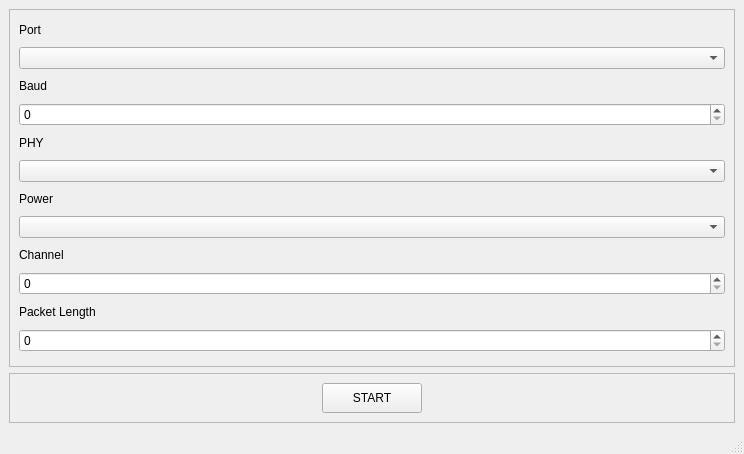
<?xml version="1.0" encoding="UTF-8"?>
<ui version="4.0">
 <class>MainWindow</class>
 <widget class="QMainWindow" name="MainWindow">
  <property name="geometry">
   <rect>
    <x>0</x>
    <y>0</y>
    <width>744</width>
    <height>454</height>
   </rect>
  </property>
  <property name="maximumSize">
   <size>
    <width>16777215</width>
    <height>720</height>
   </size>
  </property>
  <property name="windowTitle">
   <string>DTM_TX</string>
  </property>
  <property name="layoutDirection">
   <enum>Qt::LeftToRight</enum>
  </property>
  <property name="autoFillBackground">
   <bool>false</bool>
  </property>
  <widget class="QWidget" name="centralwidget">
   <layout class="QVBoxLayout" name="verticalLayout_3">
    <item>
     <widget class="QFrame" name="frame_3">
      <property name="frameShape">
       <enum>QFrame::StyledPanel</enum>
      </property>
      <property name="frameShadow">
       <enum>QFrame::Raised</enum>
      </property>
      <layout class="QVBoxLayout" name="verticalLayout">
       <item>
        <widget class="QLabel" name="label">
         <property name="maximumSize">
          <size>
           <width>16777215</width>
           <height>20</height>
          </size>
         </property>
         <property name="text">
          <string>Port</string>
         </property>
        </widget>
       </item>
       <item>
        <widget class="QComboBox" name="port_select">
         <property name="currentText">
          <string extracomment="Port"/>
         </property>
        </widget>
       </item>
       <item>
        <widget class="QLabel" name="label_2">
         <property name="maximumSize">
          <size>
           <width>16777215</width>
           <height>20</height>
          </size>
         </property>
         <property name="text">
          <string>Baud</string>
         </property>
        </widget>
       </item>
       <item>
        <widget class="QSpinBox" name="baud_rate_select">
         <property name="maximum">
          <number>10000000</number>
         </property>
        </widget>
       </item>
       <item>
        <widget class="QLabel" name="label_3">
         <property name="maximumSize">
          <size>
           <width>16777215</width>
           <height>20</height>
          </size>
         </property>
         <property name="text">
          <string>PHY</string>
         </property>
        </widget>
       </item>
       <item>
        <widget class="QComboBox" name="phy_select"/>
       </item>
       <item>
        <widget class="QLabel" name="label_4">
         <property name="maximumSize">
          <size>
           <width>16777215</width>
           <height>20</height>
          </size>
         </property>
         <property name="text">
          <string>Power</string>
         </property>
        </widget>
       </item>
       <item>
        <widget class="QComboBox" name="power_select"/>
       </item>
       <item>
        <widget class="QLabel" name="label_5">
         <property name="maximumSize">
          <size>
           <width>16777215</width>
           <height>20</height>
          </size>
         </property>
         <property name="text">
          <string>Channel</string>
         </property>
        </widget>
       </item>
       <item>
        <widget class="QSpinBox" name="channel_select"/>
       </item>
       <item>
        <widget class="QLabel" name="label_7">
         <property name="maximumSize">
          <size>
           <width>16777215</width>
           <height>20</height>
          </size>
         </property>
         <property name="text">
          <string>Packet Length</string>
         </property>
        </widget>
       </item>
       <item>
        <widget class="QSpinBox" name="npackets_select"/>
       </item>
      </layout>
     </widget>
    </item>
    <item>
     <widget class="QFrame" name="frame">
      <property name="maximumSize">
       <size>
        <width>16777215</width>
        <height>50</height>
       </size>
      </property>
      <property name="frameShape">
       <enum>QFrame::StyledPanel</enum>
      </property>
      <property name="frameShadow">
       <enum>QFrame::Raised</enum>
      </property>
      <layout class="QHBoxLayout" name="horizontalLayout">
       <item>
        <widget class="QPushButton" name="start_stop_btn">
         <property name="maximumSize">
          <size>
           <width>100</width>
           <height>50</height>
          </size>
         </property>
         <property name="text">
          <string>START</string>
         </property>
        </widget>
       </item>
      </layout>
     </widget>
    </item>
   </layout>
  </widget>
  <widget class="QMenuBar" name="menubar">
   <property name="geometry">
    <rect>
     <x>0</x>
     <y>0</y>
     <width>744</width>
     <height>22</height>
    </rect>
   </property>
  </widget>
  <widget class="QStatusBar" name="statusbar"/>
 </widget>
 <resources/>
 <connections/>
</ui>
